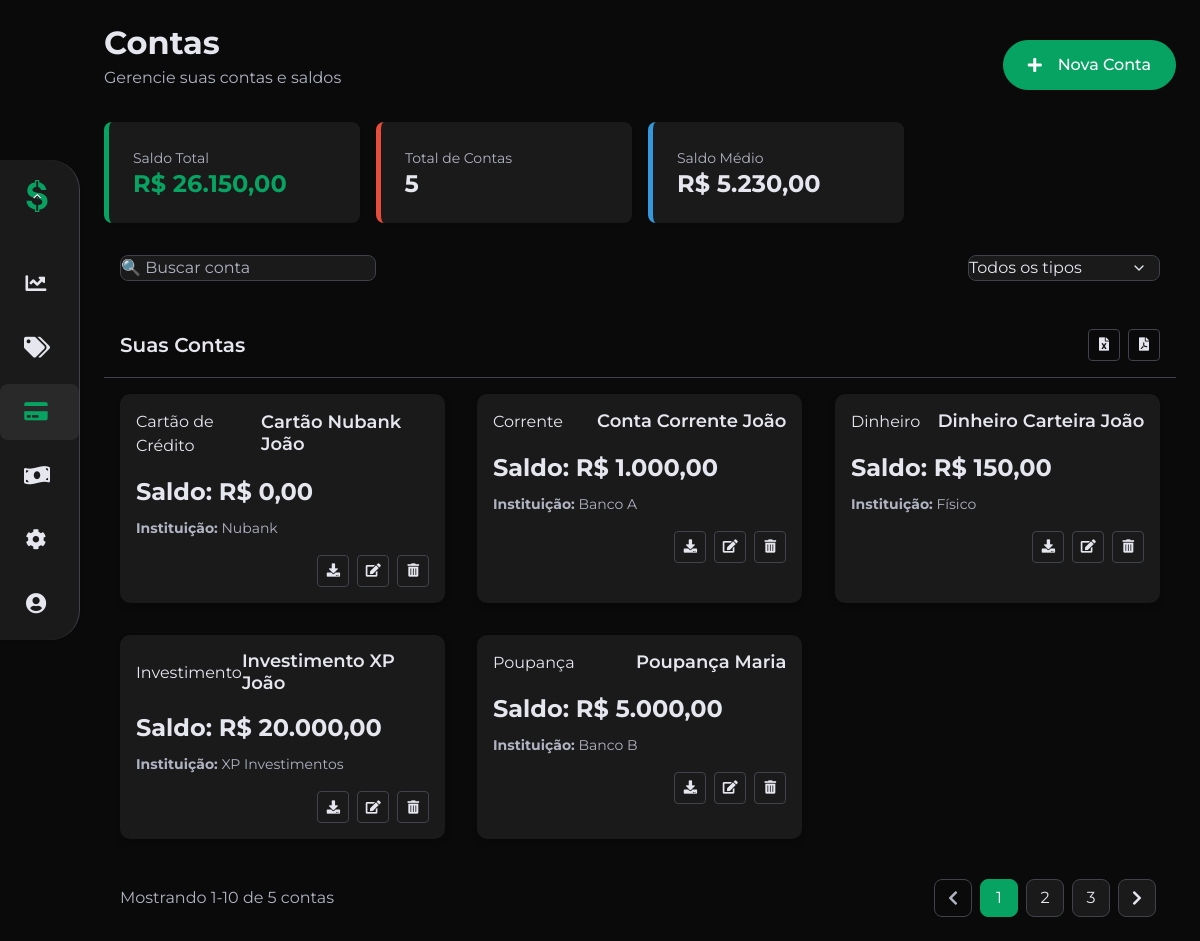
/fn-cash-3.0/pages/contas.php (signed in), run on the app's committed database.
### tables this page shows
CREATE TABLE CONTA (
    ID_Conta INT AUTO_INCREMENT PRIMARY KEY,
    Nome VARCHAR(100) NOT NULL,
    Tipo ENUM('Corrente', 'Poupança', 'Cartão de Crédito', 'Investimento', 'Dinheiro', 'Outros') NOT NULL,
    Saldo DECIMAL(15 , 2 ) NOT NULL DEFAULT 0.00,
    Instituicao VARCHAR(100) NOT NULL,
    DataCriacao DATE NOT NULL,
    ID_Usuario INT NOT NULL,
    CONSTRAINT FK_Conta_Usuario FOREIGN KEY (ID_Usuario)
        REFERENCES USUARIO (ID_Usuario)
        ON DELETE CASCADE
);

### fn-cash-3.0/pages/contas/funcoes.php (called while the page is built, shortened)
<?php
require_once dirname(__FILE__, 3) . "/conexao.php";
function obterContas() {
    global $conn;
    $idUsuario = $_SESSION['id_usuario'];
    $sql = "SELECT * FROM CONTA WHERE ID_Usuario = ? ORDER BY Nome ASC";
    $stmt = $conn->prepare($sql);
    $stmt->bind_param("i", $idUsuario);
    $stmt->execute();
    $result = $stmt->get_result();
    $contas = array();
    if ($result && $result->num_rows > 0) {
        while ($row = $result->fetch_assoc()) {
            $contas[] = $row;
        }
    }
    return $contas;
}

### fn-cash-3.0/pages/contas.php (the view, shortened to what this page needs)
<?php
require_once 'header.php';
require_once 'sidebar.php';
require_once 'contas/modal.php';
require_once 'contas/funcoes.php';
$contas = obterContas();
$totalSaldo = array_sum(array_column($contas, 'Saldo'));
$count = count($contas);
?>
<div class="content">
    <div class="mb-6">
        <div class="flex items-center justify-between mb-4">
            <div>
                <h2 class="text-2xl font-bold mb-1">Contas</h2>
                <p class="text-muted">Gerencie suas contas e saldos</p>
            </div>
            <button class="btn btn-primary btn-icon" data-modal-open="#modalNovaConta">
                <i class="fas fa-plus me-2"></i>
                Nova Conta
            </button>
        </div>
        <div class="grid grid-cols-1 grid-md-cols-2 grid-lg-cols-4 gap-4 mb-6">
            <div class="summary-card income fade-in animation-delay-100 w-full">
                <span class="summary-label">Saldo Total</span>
                <div class="d-flex justify-between items-center">
                    <h3 class="summary-value income">
                        R$ <?php echo number_format($totalSaldo, 2, ',', '.'); ?>
                    </h3>
                </div>
            </div>
            <div class="summary-card expense fade-in animation-delay-200 w-full">
                <span class="summary-label">Total de Contas</span>
                <div class="d-flex justify-between items-center">
                    <h3 class="summary-value"><?php echo $count; ?></h3>
                </div>
            </div>
            <div class="summary-card balance fade-in animation-delay-300 w-full">
                <span class="summary-label">Saldo Médio</span>
                <div class="d-flex justify-between items-center">
                    <h3 class="summary-value">
                        R$ <?php echo $count > 0 ? number_format($totalSaldo / $count, 2, ',', '.') : '0,00'; ?>
                    </h3>
                </div>
            </div>
        </div>
    </div>
    <div class="flex justify-between items-center mb-6 px-4">
        <input
            type="search"
            id="searchConta"
            class="form-control w-64"
            placeholder="🔍 Buscar conta"
        />
        <select id="filterTipo" class="form-control w-48">
            <option value="">Todos os tipos</option>
        </select>
    </div>
    <div class="fade-in-up">
        <div class="p-4 flex justify-between items-center border-bottom">
            <h4 class="font-semibold m-0">Suas Contas</h4>
            <div class="flex gap-2">
                <button class="btn-action" title="Exportar para Excel">
                    <i class="fas fa-file-excel"></i>
                </button>
                <button class="btn-action" id="exportPDF" title="Exportar para PDF">
                    <i class="fas fa-file-pdf"></i>
                </button>
            </div>
        </div>
        <?php if (empty($contas)): ?>
            <div class="empty-state my-5 text-center">
                <i class="fas fa-wallet empty-state__icon"></i>
                <h3 class="empty-state__title">Nenhuma conta encontrada</h3>
                <p class="empty-state__description">
                    Comece a registrar suas contas financeiras para visualizá-las aqui.
                </p>
                <button class="btn btn-primary btn-icon" data-modal-open="#contaModal">
                    <i class="fas fa-plus me-2"></i> Criar Primeira Conta
                </button>
            </div>
        <?php else: ?>
            <div id="contasGrid" class="grid grid-cols-1 grid-md-cols-2 grid-lg-cols-3 gap-6 p-4">
                <?php
                $delay = 100;
                foreach ($contas as $conta):
                    switch ($conta['Tipo']) {
                        case 'Corrente':
                            $borderClass = 'border-corrente';
                            $badgeClass  = 'badge-corrente';
                            break;
                        case 'Poupança':
                            $borderClass = 'border-poupanca';
                            $badgeClass  = 'badge-poupanca';
                            break;
                        case 'Cartão de Crédito':
                            $borderClass = 'border-credit-card';
                            $badgeClass  = 'badge-credit-card';
                            break;
                        case 'Investimento':
                            $borderClass = 'border-investimento';
                            $badgeClass  = 'badge-investimento';
                            break;
                        default:
                            $borderClass = 'border-outros';
                            $badgeClass  = 'badge-outros';
                    }
                ?>
                <div
                  class="account-card <?= $borderClass ?> fade-in-up animation-delay-<?= $delay ?> p-4"
                  data-tipo="<?= htmlspecialchars($conta['Tipo']) ?>"
                >
                  <div class="account-card__header">
                    <span class="badge-type <?= $badgeClass ?>">
                      <?= htmlspecialchars($conta['Tipo']) ?>
                    </span>
                    <h3 class="account-card__title">
                      <?= htmlspecialchars($conta['Nome']) ?>
                    </h3>
                  </div>
                  <div class="account-card__details">
                    <div class="account-card__balance">
                      <strong>Saldo:</strong> R$ <?= number_format($conta['Saldo'], 2, ',', '.') ?>
                    </div>
                    <p class="account-card__info">
                      <strong>Instituição:</strong> <?= htmlspecialchars($conta['Instituicao']) ?>
                    </p>
                    <div class="flex flex-row justify-end gap-2 mt-4">
                      <button
                        class="btn-action download"
                        title="Baixar PDF"
                        onclick="downloadSingleAccount(this)"
                        data-nome="<?= htmlspecialchars($conta['Nome']) ?>"
                        data-tipo="<?= $conta['Tipo'] ?>"
                        data-saldo="<?= $conta['Saldo'] ?>"
                        data-instituicao="<?= htmlspecialchars($conta['Instituicao']) ?>"
                      >
                        <i class="fas fa-download"></i>
                      </button>
                      <button
                        class="btn-action edit"
                        data-modal-open="#editarContaModal"
                        data-id="<?= $conta['ID_Conta'] ?>"
                        data-nome="<?= htmlspecialchars($conta['Nome']) ?>"
                        data-tipo="<?= $conta['Tipo'] ?>"
                        data-saldo="<?= $conta['Saldo'] ?>"
                        data-instituicao="<?= htmlspecialchars($conta['Instituicao']) ?>"
                      >
                        <i class="fas fa-edit"></i>
                      </button>
                      <button
                        class="btn-action delete"
                        data-modal-open="#excluirContaModal"
                        data-id="<?= $conta['ID_Conta'] ?>"
                        data-nome="<?= htmlspecialchars($conta['Nome']) ?>"
                      >
                        <i class="fas fa-trash-alt"></i>
                      </button>
                    </div>
                  </div>
                </div>
                <?php
                    $delay += 50;
                endforeach;
                ?>
            </div>
        <?php endif; ?>
        <div class="flex justify-between items-center mt-5 px-4">
          <div class="text-muted">
            Mostrando 1-10 de <?= $count ?> contas
          </div>
          <nav aria-label="Navegação de páginas">
            <ul class="pagination">
              <li class="page-item disabled">
                <a class="page-link" href="#" aria-label="Anterior">
                  <i class="fas fa-chevron-left"></i>
                </a>
              </li>
              <li class="page-item active"><a class="page-link" href="#">1</a></li>
              <li class="page-item"><a class="page-link" href="#">2</a></li>
              <li class="page-item"><a class="page-link" href="#">3</a></li>
              <li class="page-item">
                <a class="page-link" href="#" aria-label="Próxima">
                  <i class="fas fa-chevron-right"></i>
                </a>
              </li>
            </ul>
          </nav>
        </div>
    </div>
</div>
<?php require_once 'footer.php'; ?>

### fn-cash-3.0/pages/contas/modal.php (style rules this page uses)
:root { --base-clr: #0a0a0a; --line-clr: #42434a; --hover-clr: #053F27; --text-clr: #e6e6ef; --accent-clr: #07A362; --secondary-text-clr: #b0b3c1; --background-clr: #f5f5f5; --input-bg-clr: #f5f5f5; --box-shadow-clr: rgba(10, 10, 10, 0.5); --hover-overlay-clr: rgba(10, 10, 10, 0.2); }

### data on the page
conta: Tipo "Cartão de Crédito", Nome "Cartão Nubank João", Saldo "0,00", Instituicao "Nubank"
conta: Tipo "Corrente", Nome "Conta Corrente João", Saldo "1.000,00", Instituicao "Banco A"
conta: Tipo "Dinheiro", Nome "Dinheiro Carteira João", Saldo "150,00", Instituicao "Físico"
conta: Tipo "Investimento", Nome "Investimento XP João", Saldo "20.000,00", Instituicao "XP Investimentos"
conta: Tipo "Poupança", Nome "Poupança Maria", Saldo "5.000,00", Instituicao "Banco B"

### other printed values
$totalSaldo "26.150,00"
$count "5"
$totalSaldo / $count "5.230,00"
